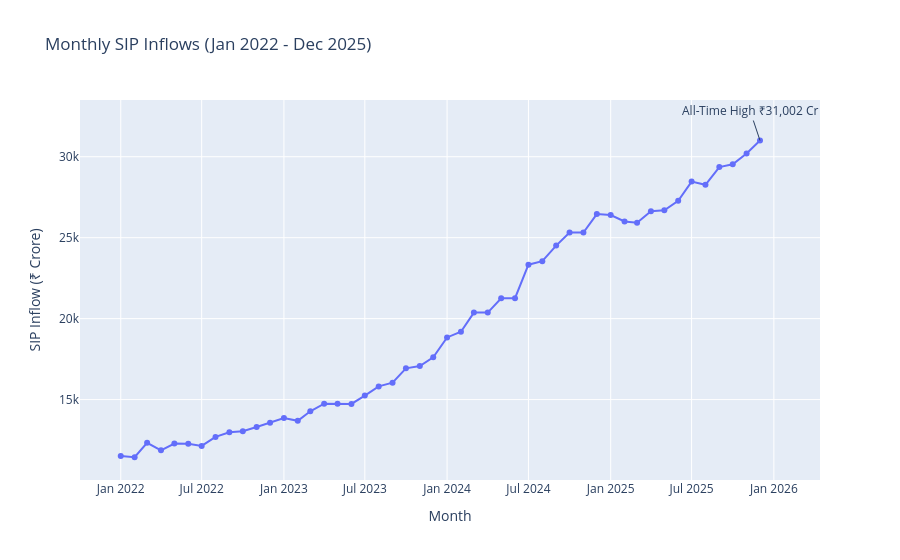

Source (notebook cell):
### Code cell
import pandas as pd
import plotly.express as px
import os

# Load SIP data
sip = pd.read_csv("../data/raw/04_monthly_sip_inflows.csv")

# Convert month column
sip["month"] = pd.to_datetime(sip["month"])

# Create line chart
fig = px.line(
    sip,
    x="month",
    y="sip_inflow_crore",
    markers=True,
    title="Monthly SIP Inflows (Jan 2022 - Dec 2025)",
    labels={
        "month": "Month",
        "sip_inflow_crore": "SIP Inflow (₹ Crore)"
    }
)

# Highlight Dec 2025 peak
fig.add_annotation(
    x="2025-12-01",
    y=31002,
    text="All-Time High ₹31,002 Cr",
    showarrow=True
)

fig.show()

# Save chart
os.makedirs("../reports/charts", exist_ok=True)
fig.write_html("../reports/charts/sip_trend.html")

print("SIP Trend Chart Saved Successfully!")

### Figure 1 — Plotly figure (JSON) as saved in the notebook; plotly's stock layout.template omitted (floating-point values rounded to 4 significant figures)
{"data": [{"hovertemplate": "Month=%{x}<br>SIP Inflow (₹ Crore)=%{y}<extra></extra>", "legendgroup": "", "line": {"color": "#636efa", "dash": "solid"}, "marker": {"symbol": "circle"}, "mode": "lines+markers", "name": "", "orientation": "v", "showlegend": false, "type": "scatter", "x": ["2022-01-01T00:00:00.000000", "2022-02-01T00:00:00.000000", "2022-03-01T00:00:00.000000", "2022-04-01T00:00:00.000000", "2022-05-01T00:00:00.000000", "2022-06-01T00:00:00.000000", "2022-07-01T00:00:00.000000", "2022-08-01T00:00:00.000000", "2022-09-01T00:00:00.000000", "2022-10-01T00:00:00.000000", "2022-11-01T00:00:00.000000", "2022-12-01T00:00:00.000000", "2023-01-01T00:00:00.000000", "2023-02-01T00:00:00.000000", "2023-03-01T00:00:00.000000", "2023-04-01T00:00:00.000000", "2023-05-01T00:00:00.000000", "2023-06-01T00:00:00.000000", "2023-07-01T00:00:00.000000", "2023-08-01T00:00:00.000000", "2023-09-01T00:00:00.000000", "2023-10-01T00:00:00.000000", "2023-11-01T00:00:00.000000", "2023-12-01T00:00:00.000000", "2024-01-01T00:00:00.000000", "2024-02-01T00:00:00.000000", "2024-03-01T00:00:00.000000", "2024-04-01T00:00:00.000000", "2024-05-01T00:00:00.000000", "2024-06-01T00:00:00.000000", "2024-07-01T00:00:00.000000", "2024-08-01T00:00:00.000000", "2024-09-01T00:00:00.000000", "2024-10-01T00:00:00.000000", "2024-11-01T00:00:00.000000", "2024-12-01T00:00:00.000000", "2025-01-01T00:00:00.000000", "2025-02-01T00:00:00.000000", "2025-03-01T00:00:00.000000", "2025-04-01T00:00:00.000000", "2025-05-01T00:00:00.000000", "2025-06-01T00:00:00.000000", "2025-07-01T00:00:00.000000", "2025-08-01T00:00:00.000000", "2025-09-01T00:00:00.000000", "2025-10-01T00:00:00.000000", "2025-11-01T00:00:00.000000", "2025-12-01T00:00:00.000000"], "xaxis": "x", "y": [11517, 11438, 12328, 11863, 12286, 12276, 12140, 12694, 12976, 13040, 13306, 13573, 13856, 13687, 14276, 14749, 14749, 14734, 15245, 15814, 16042, 16928, 17073, 17610, 18838, 19187, 20371, 20371, 21262, 21262, 23332, 23547, 24509, 25323, 25320, 26459, 26400, 25999, 25926, 26632, 26688, 27274, 28464, 28265, 29361, 29529, 30200, 31002], "yaxis": "y"}], "layout": {"annotations": [{"showarrow": true, "text": "All-Time High ₹31,002 Cr", "x": "2025-12-01", "y": 31002}], "legend": {"tracegroupgap": 0}, "title": {"text": "Monthly SIP Inflows (Jan 2022 - Dec 2025)"}, "xaxis": {"anchor": "y", "domain": [0, 1], "title": {"text": "Month"}}, "yaxis": {"anchor": "x", "domain": [0, 1], "title": {"text": "SIP Inflow (₹ Crore)"}}}}
